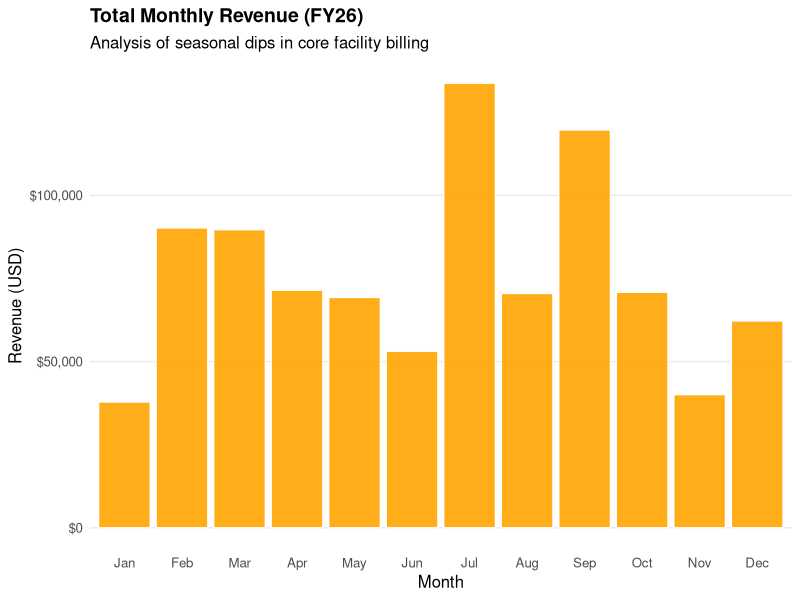
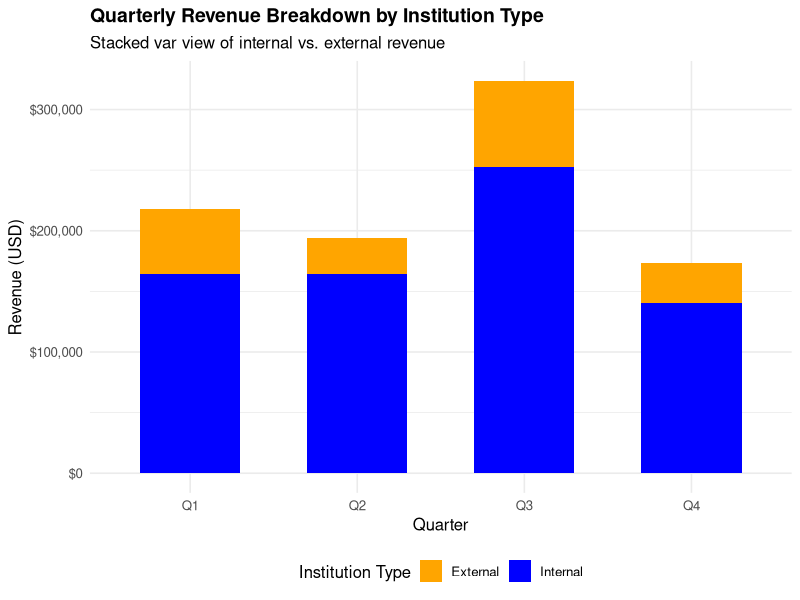
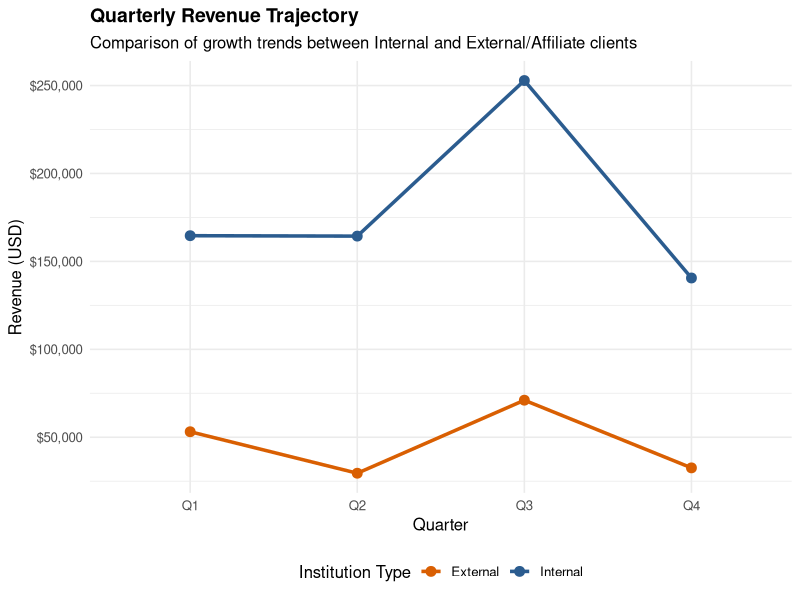
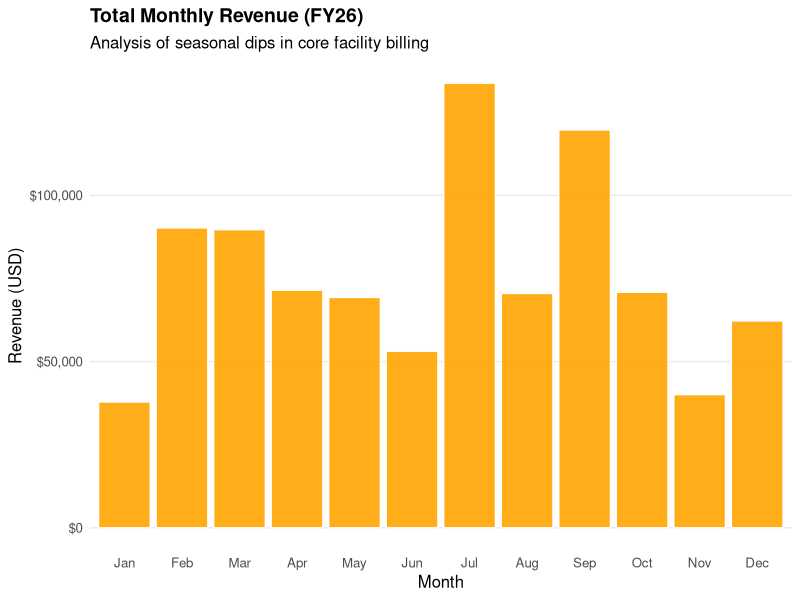
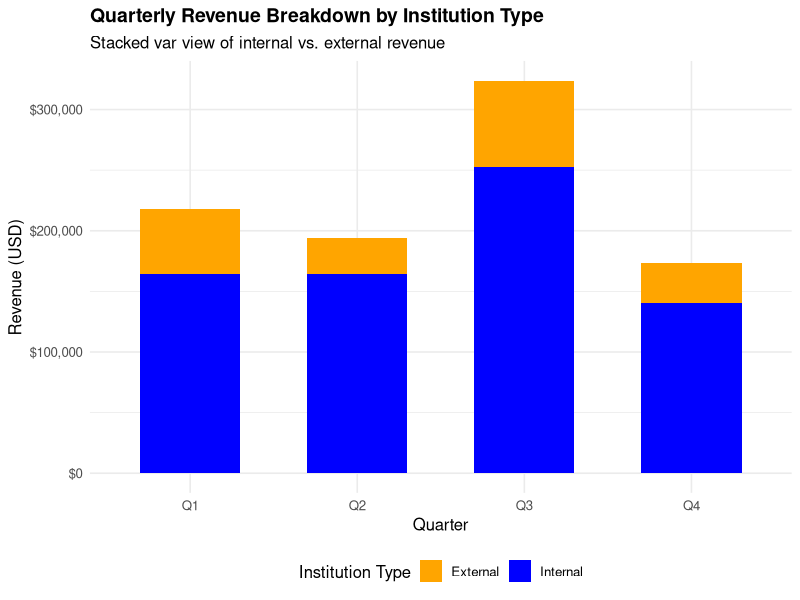
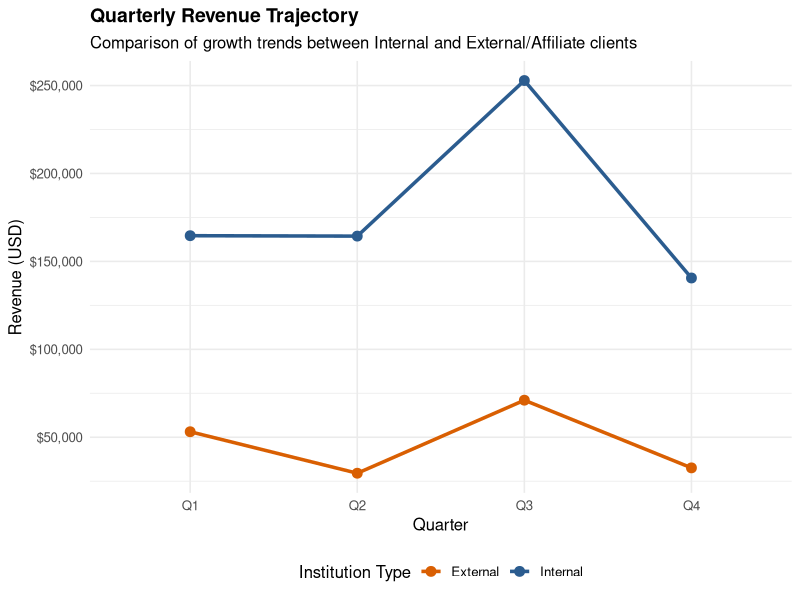

These figures' R source, in order:
## ---- chunk 1
library(tidyverse)
library(lubridate)
library(ggplot2)
## ---- chunk 2
ilab_raw <- read.csv("data/module3_FY26_full.csv")
## ---- chunk 3
cleaned_revenue_data <- ilab_raw |>
  filter(
    Customer.Name != "Test Account",
    Billing.Status == "billing_initialized"
  ) |>
  mutate(
    date = mdy_hm(Billing.Date),
    month_num = month(date),
    month_label = month(date, label = TRUE, abbr = TRUE),
    quarter = factor(paste0("Q", quarter(date)))
  ) |>
  arrange(date)

head(cleaned_revenue_data)
## ---- chunk 4
monthly_revenue <- cleaned_revenue_data |> 
  group_by(month_label) |> 
  summarise(total_revenue = sum(Total.Price), .groups = "drop")
head(monthly_revenue)
## ---- chunk 5
p1 <- ggplot(monthly_revenue, aes(x = month_label, y = total_revenue)) +
  geom_col(fill = "orange", color = "white", alpha = 0.9) +
  scale_y_continuous(labels = scales::dollar_format(prefix = "$")) +
  labs(
    title="Total Monthly Revenue (FY26)",
    subtitle="Analysis of seasonal dips in core facility billing",
    x="Month",
    y="Revenue (USD)"
  ) +
    theme_minimal(base_size = 12) +
  theme(
    plot.title=element_text(face = "bold", size = 14),
    panel.grid.minor = element_blank(),
    panel.grid.major.x = element_blank()
  )

  p1
## ---- chunk 6
quarterly_institution_revenue <- cleaned_revenue_data |> 
  mutate(Institution.Type = if_else(
    Customer.Institute == "Texas A&M University",
    "Internal",
    "External"
  )) |> 
    group_by(quarter, Institution.Type) |> 
    summarise(total_revenue = sum(Total.Price), .groups = "drop")
  
head(quarterly_institution_revenue)
## ---- chunk 7
p2 <- ggplot(quarterly_institution_revenue, aes(x = quarter, y = total_revenue, fill = Institution.Type)) +
  geom_col(position = "stack", width = 0.6) +
  scale_fill_manual(values = c("Internal" = "blue", "External" = "orange")) +
  scale_y_continuous(labels = scales::dollar_format(prefix = "$")) +
  labs(
    title = "Quarterly Revenue Breakdown by Institution Type",
    subtitle = "Stacked var view of internal vs. external revenue",
    x = "Quarter",
    y = "Revenue (USD)",
    fill = "Institution Type"
  ) +
    theme_minimal(base_size = 12) +
    theme(
      plot.title = element_text(face="bold", size = 14),
      legend.position = "bottom"
    )
p2
## ---- chunk 8
p3 <- ggplot(quarterly_institution_revenue, aes(x = quarter, y = total_revenue, color = Institution.Type, group = Institution.Type)) +
  geom_line(linewidth = 1.2) +
  geom_point(size = 3) +
  scale_color_manual(values = c("Internal" = "#2b5c8f", "External" = "#d95f02")) +
  scale_y_continuous(labels = scales::dollar_format(prefix = "$")) +
  labs(
    title = "Quarterly Revenue Trajectory",
    subtitle = "Comparison of growth trends between Internal and External/Affiliate clients",
    x = "Quarter",
    y = "Revenue (USD)",
    color = "Institution Type"
  ) +
  theme_minimal(base_size = 12) +
  theme(
    plot.title = element_text(face = "bold", size = 14),
    legend.position = "bottom"
  )

p3
## ---- chunk 9
dir.create("output_plots", showWarnings = FALSE)

ggsave(
  filename = "output_plots/monthly_revenue_trend.pdf",
  plot = p1,
  width = 8,
  height = 5,
  units = "in",
  dpi = 300
)

ggsave(
  filename = "output_plots/quarterly_revenue_institution_stacked.png",
  plot = p2,
  width = 8,
  height = 5,
  units = "in",
  dpi = 300
)

ggsave(
  filename = "output_plots/quarterly_revenue_institution_line.jpeg",
  plot = p3,
  width = 8,
  height = 5,
  units = "in",
  dpi = 300
)
